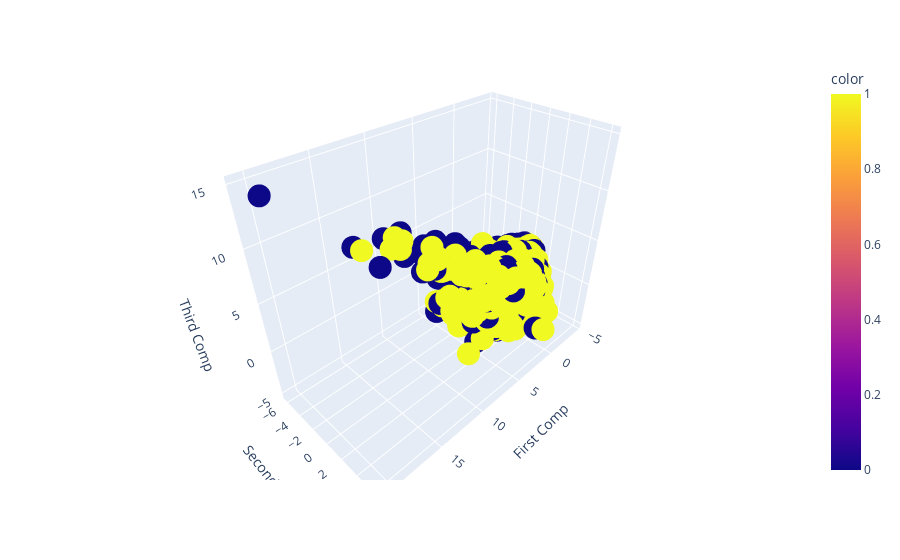

Notebook code cell kept with this figure:
### Code cell
import plotly.express as px

from sklearn.decomposition import PCA
from sklearn.preprocessing import StandardScaler, FunctionTransformer
from sklearn.pipeline import Pipeline


pca = Pipeline([("standarize", StandardScaler()), ("pca",PCA(n_components = 3)), ("dataframe", FunctionTransformer(lambda x: pd.DataFrame(x, columns = ["First Comp", "Second Comp", "Third Comp"])))]).fit(X)
X3D = pca.transform(X)
px.scatter_3d(x = "First Comp", y = "Second Comp",z = "Third Comp", data_frame= X3D, color= y)

### Figure 1 — Plotly figure (JSON) as saved in the notebook; plotly's stock layout.template omitted (floating-point values rounded to 4 significant figures; data arrays with more than 128 entries replaced by an {"elided": "..."} marker saying what was removed)
{"data": [{"hovertemplate": "First Comp=%{x}<br>Second Comp=%{y}<br>Third Comp=%{z}<br>color=%{marker.color}<extra></extra>", "legendgroup": "", "marker": {"color": {"elided": "3361 int values"}, "coloraxis": "coloraxis", "symbol": "circle"}, "mode": "markers", "name": "", "scene": "scene", "showlegend": false, "type": "scatter3d", "x": {"elided": "3361 float values"}, "y": {"elided": "3361 float values"}, "z": {"elided": "3361 float values"}}], "layout": {"coloraxis": {"colorbar": {"title": {"text": "color"}}, "colorscale": [[0, "#0d0887"], [0.1111, "#46039f"], [0.2222, "#7201a8"], [0.3333, "#9c179e"], [0.4444, "#bd3786"], [0.5556, "#d8576b"], [0.6667, "#ed7953"], [0.7778, "#fb9f3a"], [0.8889, "#fdca26"], [1, "#f0f921"]]}, "legend": {"tracegroupgap": 0}, "margin": {"t": 60}, "scene": {"domain": {"x": [0, 1], "y": [0, 1]}, "xaxis": {"title": {"text": "First Comp"}}, "yaxis": {"title": {"text": "Second Comp"}}, "zaxis": {"title": {"text": "Third Comp"}}}}}
